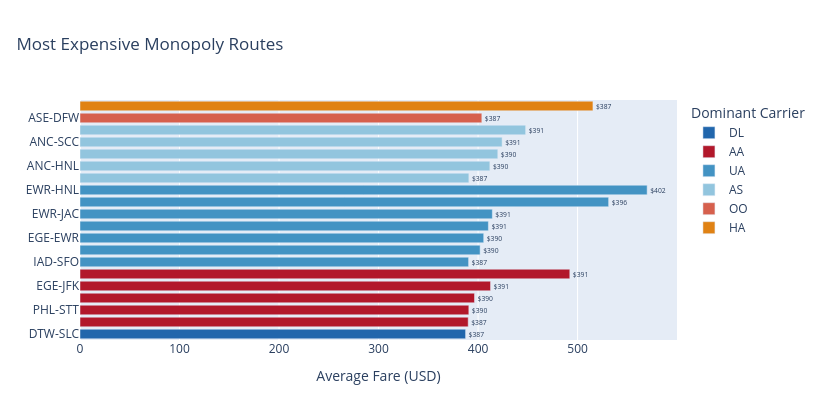

The code cell stored with this chart in its notebook:
### Markdown cell above
## Interactive View 2 — The Most Expensive Monopoly Routes

These 20 routes combine high fares with near-monopoly control. Hover to explore.

### Code cell
mono_sorted = mono.sort_values("AVG_FARE", ascending=True).copy()

fig = px.bar(
    mono_sorted,
    x="AVG_FARE",
    y="ROUTE",
    orientation="h",
    color="TOP_CARRIER",
    color_discrete_map=carrier_colors,
    hover_data={
        "AVG_FARE": ":.0f",
        "TOP_CARRIER_SHARE": ":.1%",
        "HHI": ":.0f"
    },
    labels={
        "AVG_FARE": "Average Fare (USD)",
        "ROUTE": "",
        "TOP_CARRIER": "Dominant Carrier"
    },
    title="Most Expensive Monopoly Routes"
)

fig.update_traces(
    text=mono_sorted["AVG_FARE"].round(0).astype(int).apply(lambda x: f"${x}"),
    textposition="outside"
)

fig.update_layout(
    width=820,
    height=420,
    title_x=0.02,
    xaxis_title="Average Fare (USD)",
    yaxis_title=None
)

fig.show()

### Figure 1 — Plotly figure (JSON) as saved in the notebook; plotly's stock layout.template omitted (floating-point values rounded to 4 significant figures)
{"data": [{"customdata": [[0.8855, 7889.0]], "hovertemplate": "Dominant Carrier=DL<br>Average Fare (USD)=%{x:.0f}<br>=%{y}<br>TOP_CARRIER_SHARE=%{customdata[0]:.1%}<br>HHI=%{customdata[1]:.0f}<extra></extra>", "legendgroup": "DL", "marker": {"color": "#2166ac", "pattern": {"shape": ""}}, "name": "DL", "orientation": "h", "showlegend": true, "text": ["$387", "$390", "$390", "$391", "$391", "$396", "$402", "$404", "$406", "$410", "$412", "$413", "$414", "$420", "$424", "$448", "$492", "$515", "$531", "$570"], "textposition": "outside", "type": "bar", "x": [387.5], "xaxis": "x", "y": ["DTW-SLC"], "yaxis": "y"}, {"customdata": [[0.9225, 8536.0], [0.8738, 7679.0], [0.9202, 8507.0], [0.9912, 9826.0], [0.8772, 7755.0]], "hovertemplate": "Dominant Carrier=AA<br>Average Fare (USD)=%{x:.0f}<br>=%{y}<br>TOP_CARRIER_SHARE=%{customdata[0]:.1%}<br>HHI=%{customdata[1]:.0f}<extra></extra>", "legendgroup": "AA", "marker": {"color": "#b2182b", "pattern": {"shape": ""}}, "name": "AA", "orientation": "h", "showlegend": true, "text": ["$387", "$390", "$390", "$391", "$391", "$396", "$402", "$404", "$406", "$410", "$412", "$413", "$414", "$420", "$424", "$448", "$492", "$515", "$531", "$570"], "textposition": "outside", "type": "bar", "x": [390.1, 390.7, 396.4, 412.5, 492.2], "xaxis": "x", "y": ["DFW-EYW", "PHL-STT", "JFK-SNA", "EGE-JFK", "DFW-OGG"], "yaxis": "y"}, {"customdata": [[0.8788, 7836.0], [0.9882, 9767.0], [0.9371, 8800.0], [0.8757, 7792.0], [0.8849, 7889.0], [0.9101, 8309.0], [0.8814, 7810.0]], "hovertemplate": "Dominant Carrier=UA<br>Average Fare (USD)=%{x:.0f}<br>=%{y}<br>TOP_CARRIER_SHARE=%{customdata[0]:.1%}<br>HHI=%{customdata[1]:.0f}<extra></extra>", "legendgroup": "UA", "marker": {"color": "#4393c3", "pattern": {"shape": ""}}, "name": "UA", "orientation": "h", "showlegend": true, "text": ["$387", "$390", "$390", "$391", "$391", "$396", "$402", "$404", "$406", "$410", "$412", "$413", "$414", "$420", "$424", "$448", "$492", "$515", "$531", "$570"], "textposition": "outside", "type": "bar", "x": [390.5, 402.0, 405.7, 410.4, 414.3, 531.2, 569.9], "xaxis": "x", "y": ["IAD-SFO", "IAD-STT", "EGE-EWR", "EWR-SFO", "EWR-JAC", "HNL-IAH", "EWR-HNL"], "yaxis": "y"}, {"customdata": [[0.8688, 7676.0], [0.9777, 9560.0], [0.9814, 9633.0], [0.9885, 9773.0], [0.9315, 8699.0]], "hovertemplate": "Dominant Carrier=AS<br>Average Fare (USD)=%{x:.0f}<br>=%{y}<br>TOP_CARRIER_SHARE=%{customdata[0]:.1%}<br>HHI=%{customdata[1]:.0f}<extra></extra>", "legendgroup": "AS", "marker": {"color": "#92c5de", "pattern": {"shape": ""}}, "name": "AS", "orientation": "h", "showlegend": true, "text": ["$387", "$390", "$390", "$391", "$391", "$396", "$402", "$404", "$406", "$410", "$412", "$413", "$414", "$420", "$424", "$448", "$492", "$515", "$531", "$570"], "textposition": "outside", "type": "bar", "x": [390.8, 411.8, 419.8, 424.2, 447.8], "xaxis": "x", "y": ["ANC-PHX", "ANC-HNL", "HNL-PAE", "ANC-SCC", "ANC-KOA"], "yaxis": "y"}, {"customdata": [[0.9046, 8230.0]], "hovertemplate": "Dominant Carrier=OO<br>Average Fare (USD)=%{x:.0f}<br>=%{y}<br>TOP_CARRIER_SHARE=%{customdata[0]:.1%}<br>HHI=%{customdata[1]:.0f}<extra></extra>", "legendgroup": "OO", "marker": {"color": "#d6604d", "pattern": {"shape": ""}}, "name": "OO", "orientation": "h", "showlegend": true, "text": ["$387", "$390", "$390", "$391", "$391", "$396", "$402", "$404", "$406", "$410", "$412", "$413", "$414", "$420", "$424", "$448", "$492", "$515", "$531", "$570"], "textposition": "outside", "type": "bar", "x": [403.8], "xaxis": "x", "y": ["ASE-DFW"], "yaxis": "y"}, {"customdata": [[1.0, 10000.0]], "hovertemplate": "Dominant Carrier=HA<br>Average Fare (USD)=%{x:.0f}<br>=%{y}<br>TOP_CARRIER_SHARE=%{customdata[0]:.1%}<br>HHI=%{customdata[1]:.0f}<extra></extra>", "legendgroup": "HA", "marker": {"color": "#e08214", "pattern": {"shape": ""}}, "name": "HA", "orientation": "h", "showlegend": true, "text": ["$387", "$390", "$390", "$391", "$391", "$396", "$402", "$404", "$406", "$410", "$412", "$413", "$414", "$420", "$424", "$448", "$492", "$515", "$531", "$570"], "textposition": "outside", "type": "bar", "x": [515.4], "xaxis": "x", "y": ["HNL-PPG"], "yaxis": "y"}], "layout": {"barmode": "relative", "height": 420, "legend": {"title": {"text": "Dominant Carrier"}, "tracegroupgap": 0}, "title": {"text": "Most Expensive Monopoly Routes", "x": 0.02}, "width": 820, "xaxis": {"anchor": "y", "domain": [0, 1], "title": {"text": "Average Fare (USD)"}}, "yaxis": {"anchor": "x", "domain": [0, 1], "title": {}}}}
